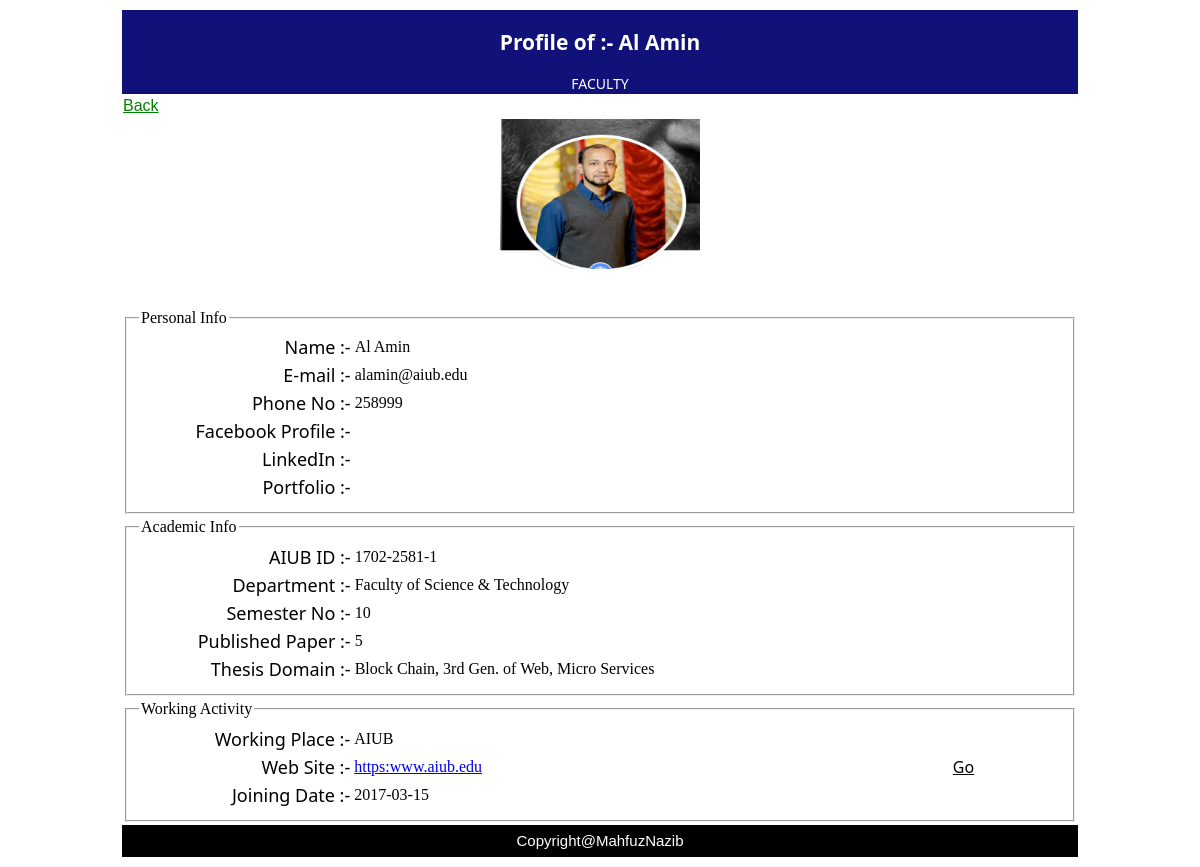
/Profiles/viewFacultyProfile.php?profileOf=alamin (signed in), run on the app's committed database.
### tables this page shows
CREATE TABLE `facultyprofile` (
  `email` varchar(150) NOT NULL,
  `Name` varchar(150) NOT NULL,
  `Phone` int(13) NOT NULL,
  `AIUB_ID` varchar(11) NOT NULL,
  `Dept` varchar(50) DEFAULT NULL,
  `Semester` int(3) DEFAULT NULL,
  `ThesisDomain` varchar(250) DEFAULT NULL,
  `PublishedPaper` int(3) DEFAULT NULL,
  `Portfolio` varchar(250) DEFAULT NULL,
  `LinkedIn` varchar(250) DEFAULT NULL,
  `FaceBook` varchar(250) DEFAULT NULL,
  `WorkingPlace` varchar(250) DEFAULT NULL,
  `Website` varchar(250) DEFAULT NULL,
  `JoiningDate` varchar(50) DEFAULT NULL,
  `ProfilePicture` varchar(250) DEFAULT NULL
);

### DB/Functions.php (called while the page is built, shortened)
<?php
    function viewFacultyProfile($username)
    {
        $conn = getConnection();
        $sql = "SELECT * FROM facultyprofile WHERE email = (SELECT email from logininfo WHERE username='{$username}')";
        $result = mysqli_query($conn,$sql);
        $user = mysqli_fetch_assoc($result);
        return $user;
    }
?>

### Profiles/viewFacultyProfile.php (the view, shortened to what this page needs)
<?php
    require_once('../DB/Functions.php');
    if(isset($_SESSION['Username']))
    {
        $value = $_GET['profileOf'];
        $data = viewFacultyProfile($value);
?>
<!DOCTYPE html>
<html lang="en">
<head>
    <link rel="stylesheet" href="../Views/App.css">
    <link rel="stylesheet" href="../Views/Admin.css">
</head>
<body class="body-margin">
    <form method="POST" action="#">
    <center>
        <table border="0" width="100%">
        <tr>
                <td colspan="3" class="Profile-Header">
                    <center>
                        <h2>Profile of :- <?=$data['Name']; ?> </h2> FACULTY
                    </center>
                </td>
            </tr>
            <tr>
                <td>
                    <a href="../Views/StudentHome.php" class="edit-button">Back</a>
                </td>
            </tr>
            <tr height="150px">
                <td>
                    <center>
                            <img src="../Images/ProfilePicture/<?=$data['ProfilePicture']; ?>" height="150px" width="200px">
                    </center>
                </td>
            </tr>
            <tr height="30px">
                <td>
                </td>
            </tr>
            <tr>
                <td width="50%">
                        <fieldset>
                            <legend>Personal Info</legend>
                            <table border="0" width="100%">
                                    <tr>
                                        <td class="font-Normal" width="23%">
                                            Name :-
                                        </td>
                                        <td>
                                            <?=$data['Name']; ?>
                                        </td>
                                    </tr>
                                    <tr>
                                        <td class="font-Normal">
                                            E-mail :-
                                        </td>
                                        <td>
                                        <?=$data['email']; ?>
                                        </td>
                                    </tr>
                                    <tr>
                                        <td class="font-Normal">
                                            Phone No :-
                                        </td>
                                        <td>
                                        <?=$data['Phone']; ?>
                                        </td>
                                    </tr>
                                    <tr>
                                        <td class="font-Normal">
                                            Facebook Profile :-
                                        </td>
                                        <td>
                                        </td>
                                    </tr>
                                    <tr>
                                        <td class="font-Normal">
                                            LinkedIn :-
                                        </td>
                                        <td>
                                        </td>
                                    </tr>
                                    <tr>
                                        <td class="font-Normal">
                                            Portfolio :-
                                        </td>
                                        <td>
                                        </td>
                                    </tr>
                                </table>
                        </fieldset>
                </td>
            </tr>
            <tr>
                <td>
                            <fieldset>
                                <legend>Academic Info</legend>
                                <table border="0" width="100%">
                                        <tr>
                                            <td class="font-Normal" width="23%">
                                                AIUB ID :-
                                            </td>
                                            <td>
                                                <?=$data['AIUB_ID']; ?>
                                            </td>
                                        </tr>
                                        <tr>
                                            <td class="font-Normal" width="23%">
                                                Department :-
                                            </td>
                                            <td>
                                                <?=$data['Dept']; ?>
                                            </td>
                                        </tr>
                                        <tr>
                                            <td class="font-Normal">
                                                Semester No :-
                                            </td>
                                            <td>
                                                <?=$data['Semester']; ?>
                                            </td>
                                        </tr>
                                        <tr>
                                            <td class="font-Normal">
                                                Published Paper :-
                                            </td>
                                            <td>
                                                <?=$data['PublishedPaper']; ?>
                                            </td>
                                        </tr>
                                        <tr>
                                            <td class="font-Normal">
                                                Thesis Domain :-
                                            </td>
                                            <td>
                                                <?=$data['ThesisDomain']; ?>
                                            </td>
                                        </tr>
                                    </table>
                            </fieldset>
                </td>
            </tr>
            <tr>
                <td>
                        <fieldset>
                            <legend>Working Activity</legend>
                            <table border="0" width="100%">
                                    <tr>
                                        <td class="font-Normal" width="23%">
                                            Working Place :-
                                        </td>
                                        <td>
                                            <?=$data['WorkingPlace']; ?>
                                        </td>
                                    </tr>
                                    <tr>
                                        <td class="font-Normal">
                                            Web Site :-
                                        </td>
                                        <td>
                                            <a href="<?=$data['Website']; ?>"><?=$data['Website']; ?></a>
                                        </td>
                                        <td>
                                            <a href="<?=$data['Website']; ?>" class="link-Button">Go</a>
                                        </td>
                                    </tr>
                                    <tr>
                                        <td class="font-Normal">
                                            Joining Date :-
                                        </td>
                                        <td>
                                            <?=$data['JoiningDate']; ?>
                                        </td>
                                    </tr>
                                </table>
                        </fieldset>
                </td>
            </tr>
            <tr>
                <td colspan="2" class="fotter">
                    <center>
                        Copyright@MahfuzNazib
                    </center>
                </td>
            </tr>
        </table>
        </form>
</body>
</html>
<?php
    }
    else
    {
        header('location:Login.php');
    }
?>

### Views/App.css (style rules this page uses)
.font-Normal { font-family: 'Segoe UI', Tahoma, Geneva, Verdana, sans-serif; font-style: normal; font-size: 18px; color: black; text-align: right; }
.edit-button { cursor: pointer; font-family: 'Lucida Sans', 'Lucida Sans Regular', 'Lucida Grande', 'Lucida Sans Unicode', Geneva, Verdana, sans-serif; color: green; font-style: bold; transition: 0.5s; }
.body-margin { margin-left: 10%; margin-right: 10%; }
.link-Button { font-family: 'Segoe UI', Tahoma, Geneva, Verdana, sans-serif; font-size: 16px; color: black; }
.Profile-Header { background-color: rgb(17, 17, 122); height: 50px; width: 100%; color: white; font-family: 'Segoe UI', Tahoma, Geneva, Verdana, sans-serif; font-size: 14px; }
.fotter { height: 30px; width: 100%; background-color: black; font-family: 'Gill Sans', 'Gill Sans MT', Calibri, 'Trebuchet MS', sans-serif; font-size: 15px; color: white; transition: 0.5s; cursor: default; }

### data on the page
facultyprofile: Name "Al Amin", ProfilePicture (picture), email "alamin@aiub.edu", Phone "258999", AIUB_ID "1702-2581-1", Dept "Faculty of Science & Technology", Semester "10", PublishedPaper "5", ThesisDomain "Block Chain, 3rd Gen. of Web, Micro Services", WorkingPlace "AIUB", Website "https:www.aiub.edu", JoiningDate "2017-03-15"
